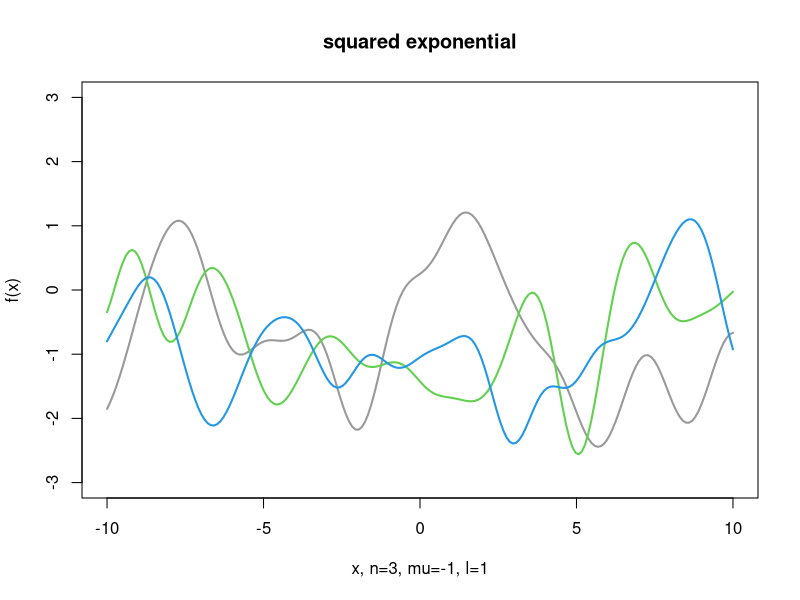
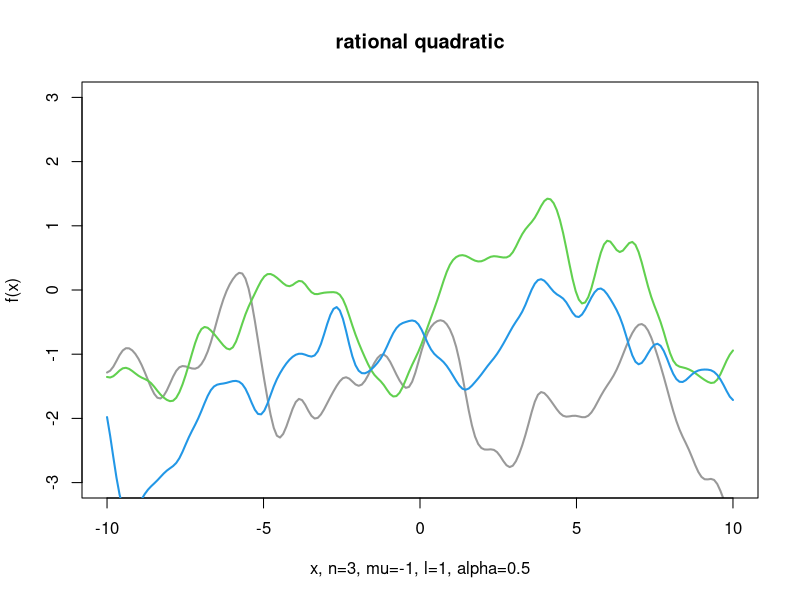
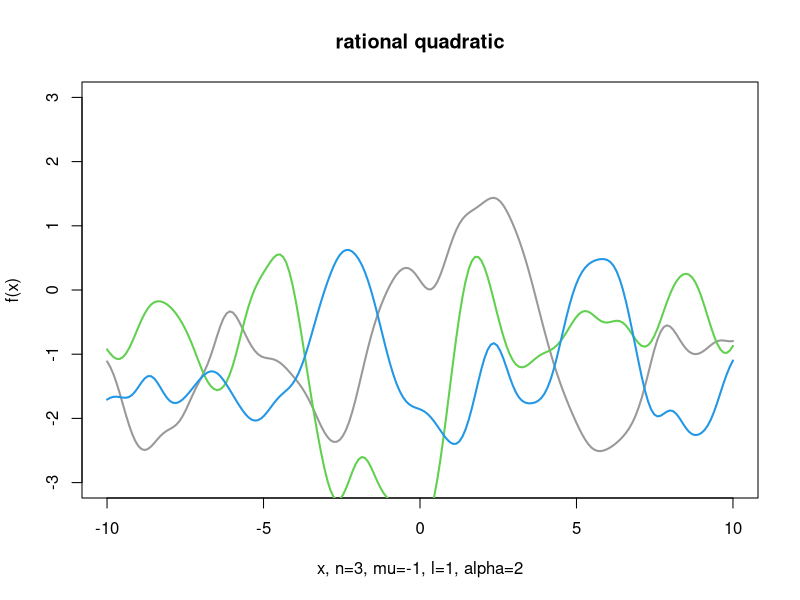
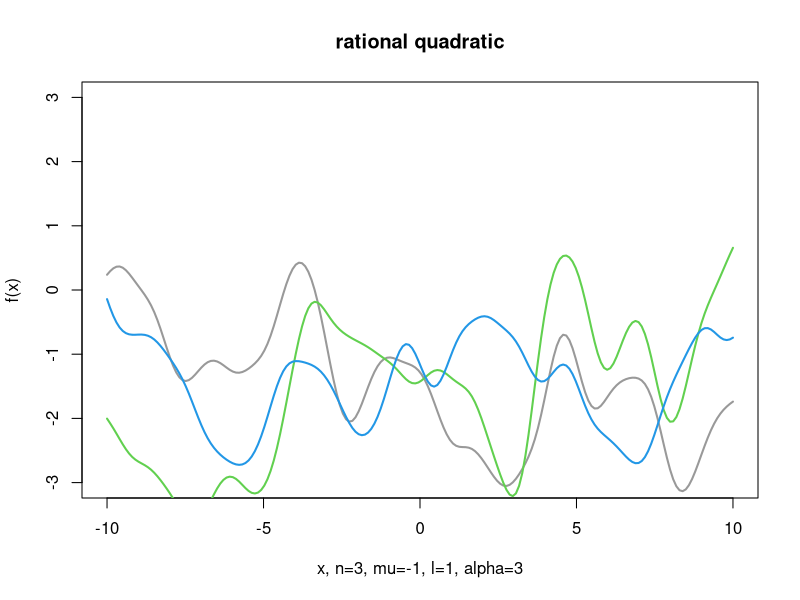
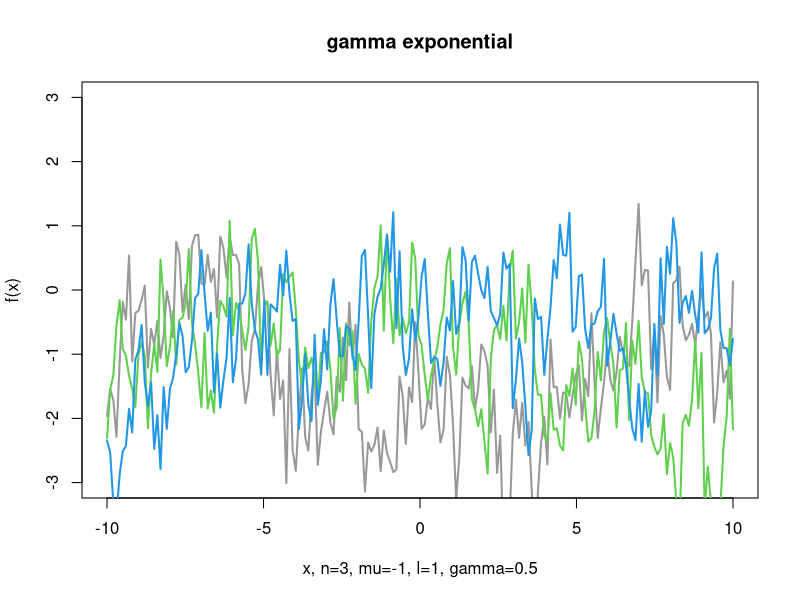
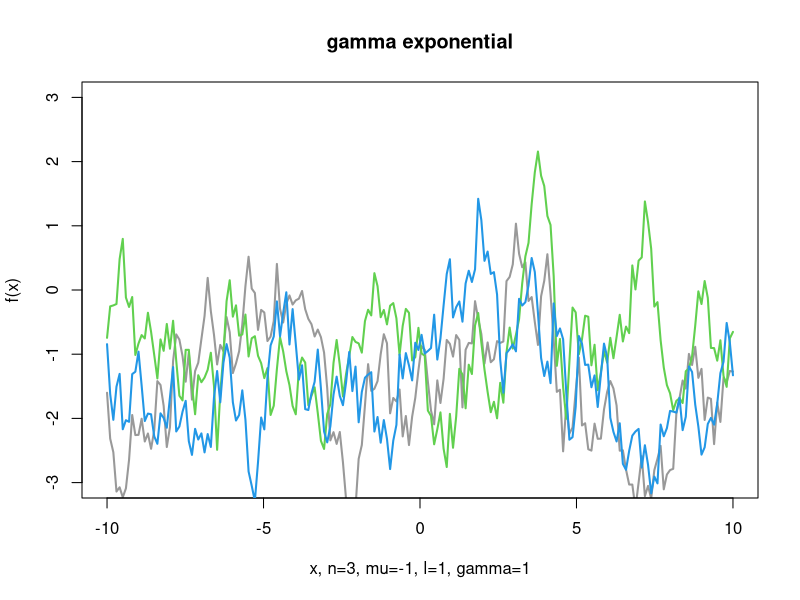
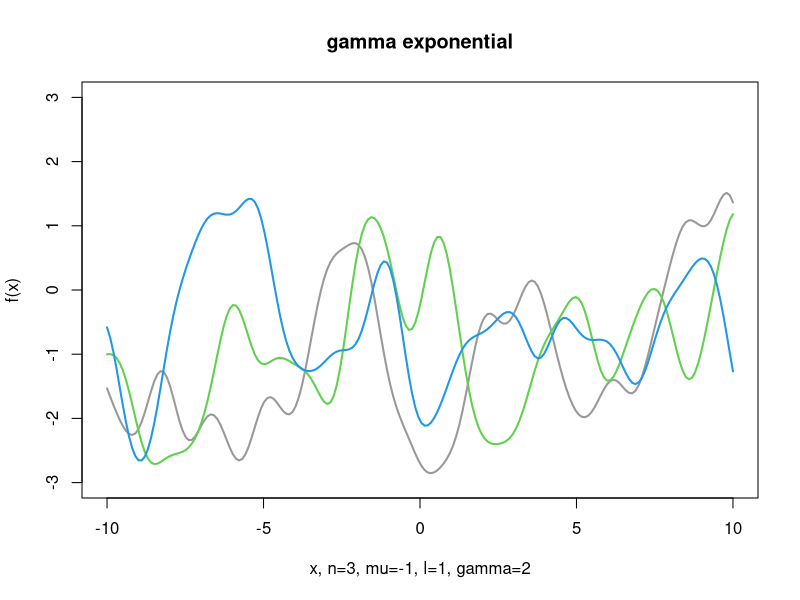
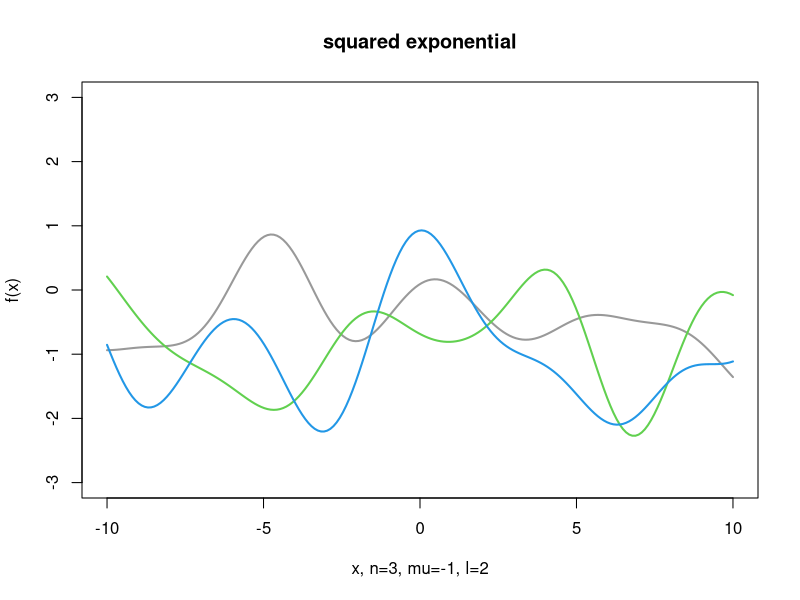

Write R code to recreate these figures, in order.
## ---- chunk 1
library(MASS)
set.seed(8675309)

# covariance_functions

# squared exponential covariance function
squared_expo = function(x1, x2, l=1){
  sigma = matrix(0, nrow=length(x1), ncol=length(x1))
  for (i in 1:nrow(sigma)) {
    for (j in 1:ncol(sigma)) {
      sigma[i,j] = exp( -( ( ( x1[i]-x2[j] )^2 )/ (2 *l^2) ) )
    }
  }
  return(sigma)
}

# rational quadratic covariance function
rational_quad = function(x1, x2, l=1, alpha=0.5) {
  sigma = matrix(0, nrow=length(x1), ncol=length(x1))
  for (i in 1:nrow(sigma)) {
    for (j in 1:ncol(sigma)) {
      r = abs(x1[i]-x2[j])
      sigma[i,j] = ( 1 + (r^2)/(2 * alpha * l^2) )^(-alpha)
    }
  }
  return(sigma)
}

# gamma exponential covariance function
gamma_expo = function(x1, x2, l, gamma=1){
  sigma = matrix(0, nrow=length(x1), ncol=length(x1))
  for (i in 1:nrow(sigma)) {
    for (j in 1:ncol(sigma)) {
      r = abs(x1[i]-x2[j])
      sigma[i,j] = exp( -(r/l)^gamma )
    }
  }
  return(sigma) 
}

plot_gp = function(nsamps=3, mu=0, l=1, alpha=0.5, gamma=1, cvfun="squared exponential"){
  xs = seq(-10,10,length.out=200)
  xlab = paste("x, n=", nsamps, ", mu=", mu, ", l=", l, sep="")

  if(cvfun=="squared exponential"){
    sigma = squared_expo(xs, xs, l)
    main = "squared exponential"
  } else if(cvfun=="rational quadratic"){
    sigma = rational_quad(xs, xs, l, alpha)
    xlab = paste(xlab, ", alpha=", alpha, sep="")
   main = "rational quadratic"
  } else if(cvfun=="gamma exponential"){
    sigma = gamma_expo(xs, xs, l, gamma)
    xlab = paste(xlab, ", gamma=", gamma, sep="")
    main = "gamma exponential"
  }
  

  # draw samples 
  samps = matrix(rep(0,length(xs)*nsamps), ncol=nsamps)
  for (i in 1:nsamps) {
    samps[,i] <- mvrnorm(1, rep(mu, length(xs)), sigma)
  }
  samps <- cbind(x=xs,as.data.frame(samps))

  # plot function draws
  plot(samps$x, samps$V1, 
    lwd=2,
    ylim=c(-3, 3),
    type="l",
    col="grey60",
    xlab=xlab,
    ylab="f(x)",
    main = main)
  for(i in 3:(nsamps+1)) {
    lines(samps[,1], samps[,i], col=i, lwd=2)
  }
}


for(n in c(3, 5, 10)){
  for(m in c(-1, 0, 1)){
    for(l in c(1, 2, 3)){
      for(cv in c("squared exponential", "rational quadratic", "gamma exponential")){
        if(cv=="squared exponential"){
         
            plot_gp(nsamps=n, mu=m, l=l, cvfun=cv)
         
        } else if(cv=="rational quadratic"){
          for(a in c(0.5, 2, 3)){
              plot_gp(nsamps=n, mu=m, l=l, alpha=a, cvfun=cv)
            
          }
        } else if(cv=="gamma exponential"){
          for(g in c(0.5, 1, 2)){
              plot_gp(nsamps=n, mu=m, l=l, gamma=g, cvfun=cv)
          }
        }
      }
    }
  }
}

